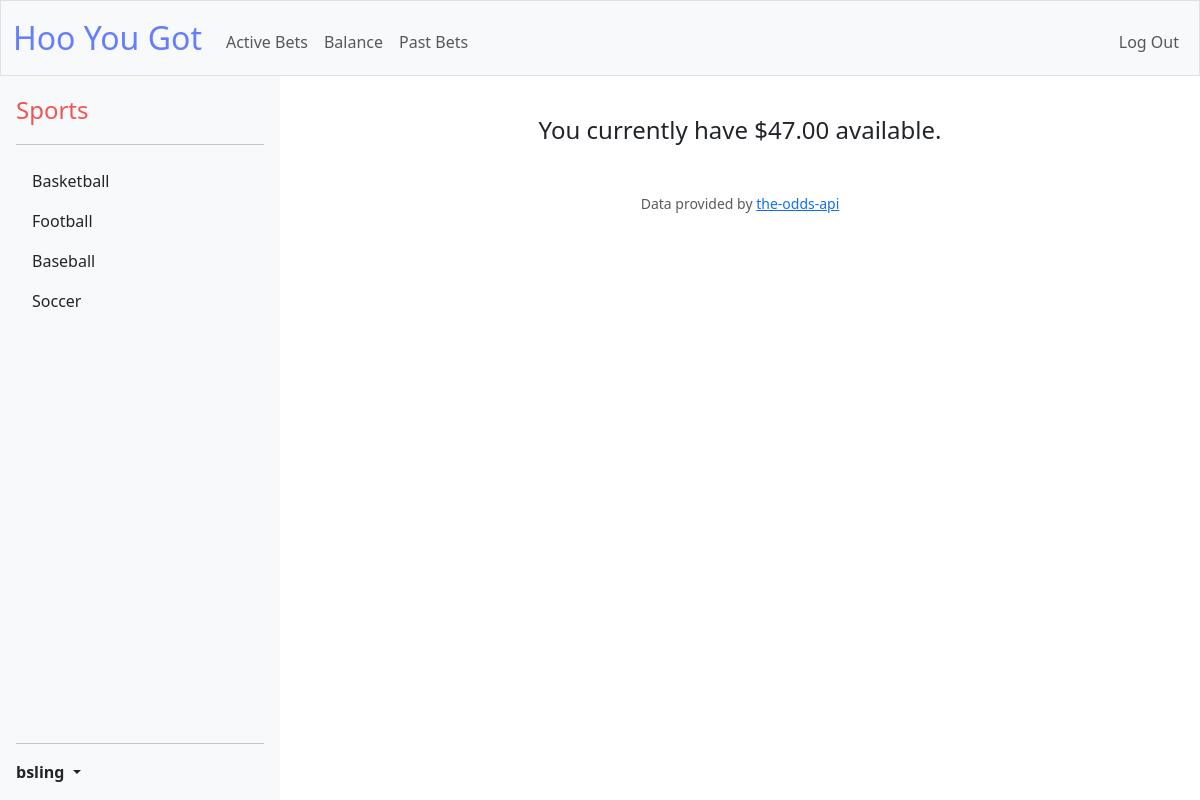
The app's page /balance (signed in), older data.
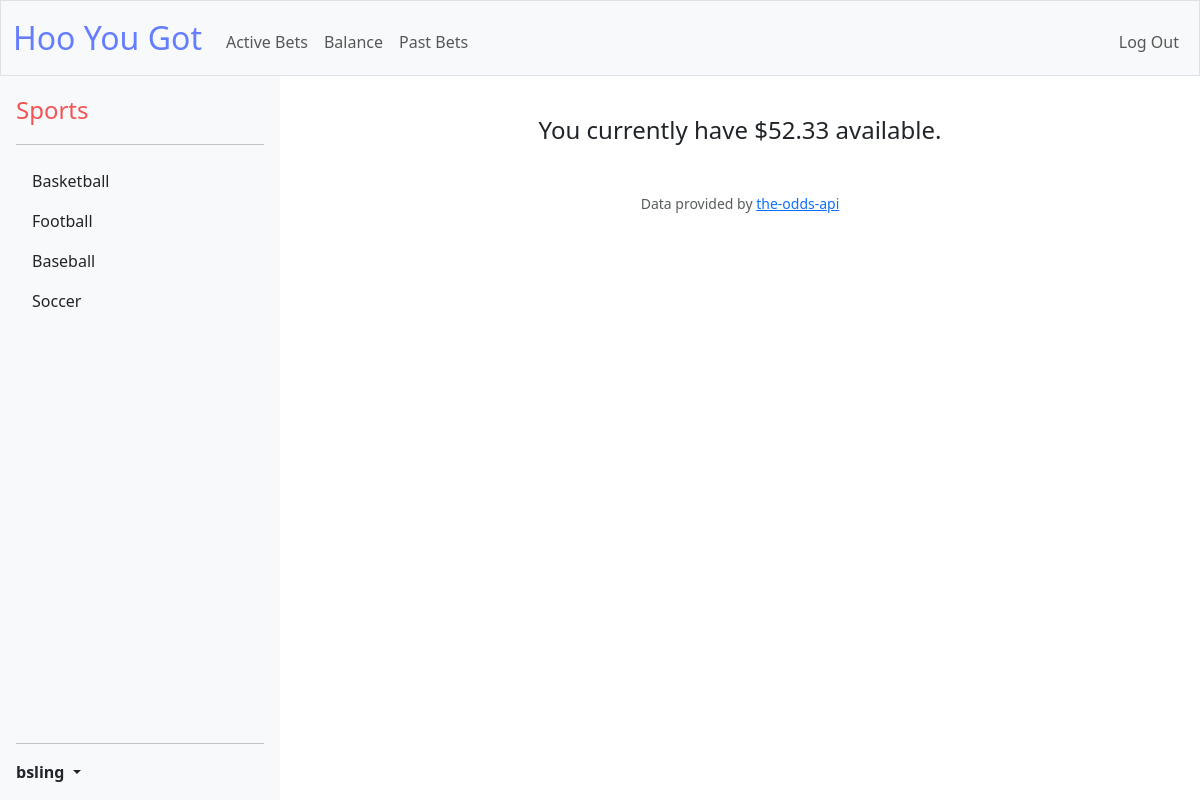
The same page, newer data.
### tables this page shows
CREATE TABLE users (
    id INTEGER PRIMARY KEY AUTOINCREMENT,
    username TEXT NOT NULL,
    hash TEXT NOT NULL,
    cash NUMERIC NOT NULL DEFAULT 50.00,
    created_at DATETIME DEFAULT CURRENT_TIMESTAMP
);

### app.py (the view)
@app.route("/balance")
@login_required
def balance():
    userid = session["user_id"]
    rows = query_db("SELECT cash FROM users WHERE id = ?", (userid,))
    if rows:
        rows = rows[0]
        cash = rows["cash"]
    return render_template("balance.html", cash=cash)

### app.py (called while the page is built)
@app.after_request
def after_request(response):
    response.headers["Cache-Control"] = "no-cache, no-store, must-revalidate"
    response.headers["Expires"] = 0
    response.headers["Pragma"] = "no-cache"
    return response

@app.teardown_appcontext
def teardown_db(exception):
    db = g.pop('db', None)
    if db is not None:
        db.close()

### helpers.py (called while the page is built)
def connect():
    if 'db' not in g:
        g.db = sqlite3.connect(current_app.config['DATABASE'])
        g.db.row_factory = sqlite3.Row
    return g.db

def query_db(query, args=()):
    cur = connect().execute(query, args)
    rv = cur.fetchall()
    cur.close()
    return rv if rv else None

def login_required(f):
    @wraps(f)
    def decorated_function(*args, **kwargs):
        if session.get("user_id") is None:
            return redirect("/login")
        return f(*args, **kwargs)
    return decorated_function

def usd(value):
    return f"${value:,.2f}"

### templates/balance.html (shortened to what this page needs)
{% extends "layout.html" %}
{% block main %}
    <h4 class="pt-4">You currently have {{ (cash) | usd }} available.</h4>
{% endblock %}

### templates/layout.html (shortened to what this page needs)
<!DOCTYPE html>
<html lang="en">
<head>
    <link href="https://cdn.jsdelivr.net/npm/bootstrap@5.3.3/dist/css/bootstrap.min.css" rel="stylesheet">
    <link rel="stylesheet" href="https://cdn.jsdelivr.net/npm/bootstrap-icons@1.11.3/font/bootstrap-icons.min.css">
    <link href="/static/styles.css" rel="stylesheet">
</head>
<body>
    <div class="d-flex">
        <nav class="bg-light border navbar navbar-expand-md navbar-light">
            <div class="container-fluid">
                <a class="navbar-brand" href="/">Hoo You Got</a>
                <div class="collapse navbar-collapse" id="navbar">
                    {% if session["user_id"] %}
                        <ul class="navbar-nav me-auto mt-2">
                            <li class="nav-item"><a class="nav-link" href="/">Active Bets</a></li>
                            <li class="nav-item"><a class="nav-link" href="/balance">Balance</a></li>
                        <li class="nav-item"><a class="nav-link" href="/past_bets">Past Bets</a></li>
                        </ul>
                        <ul class="navbar-nav ms-auto mt-2">
                            <li class="nav-item"><a class="nav-link" href="/logout">Log Out</a></li>
                        </ul>
                    {% else %}
                        <ul class="navbar-nav ms-auto mt-2">
                            <li class="nav-item"><a class="nav-link" href="/register">Register</a></li>
                            <li class="nav-item"><a class="nav-link" href="/login">Log In</a></li>
                        </ul>
                    {% endif %}
                </div>
            </div>
        </nav>
        <div class="sidebar-container">
            <div class="sidebar d-flex flex-column flex-shrink-0 p-3 bg-light" style="width: 280px;">
                <p class="mb-3 mb-md-0 link-dark text-decoration-none">
                <span class="fs-4 sports">Sports</span>
                </p>
                <hr>
                <ul class="nav nav-pills flex-column mb-auto">
                <li class="nav-item sport">
                    <a href="/basketball" class="nav-link link-dark">
                    Basketball
                    </a>
                </li>
                <li class="nav-item sport">
                    <a href="/football" class="nav-link link-dark">
                    Football
                    </a>
                </li>
                <li class="nav-item sport">
                    <a href="/baseball" class="nav-link link-dark">
                    Baseball
                    </a>
                </li>
                <li class="nav-item sport">
                    <a href="/soccer" class="nav-link link-dark">
                    Soccer
                    </a>
                </li>
                </ul>
                <hr>
                <div class="dropdown">
                {% if session["user_id"] %}
                    <a href="#" class="align-items-center link-dark text-decoration-none dropdown-toggle" id="dropdownUser2" data-bs-toggle="dropdown" aria-expanded="false">
                        <strong>{{ session["username"] }}</strong>
                    </a>
                {% else %}
                    <a href="/login" class="align-items-center link-dark text-decoration-none">Log in</a>
                {% endif %}
            </div>
        </div>
        <div class="content container-fluid">
            <main class="container mb-5 mt-3 text-center">
                {% block main %}{% endblock %}
            </main>
            <footer>
                <p class="mb-3 small text-center text-muted">
                    Data provided by <a href="https://the-odds-api.com/">the-odds-api</a>
                </p>
            </footer>
        </div>
    </div>
</body>
</html>

Row changes from the older to the newer data that the page shows:
changed users "bsling": cash (not shown) → "$52.33"
Text that changed along with them:
{{ (cash) | usd }}: "$47.00" → (not shown)
